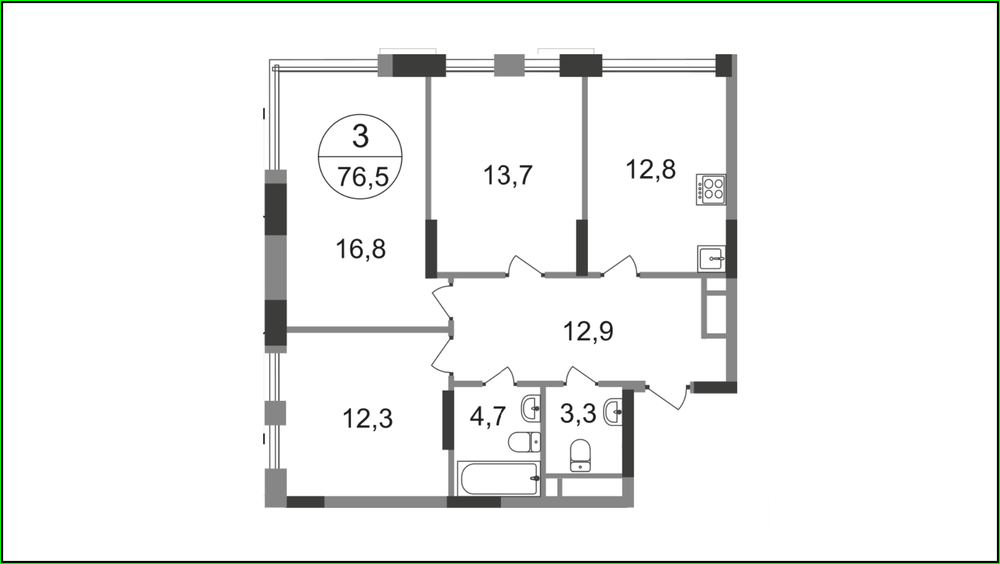
#> input picture examples/1.png, 1000 x 564 px, shrunk from 1925 x 1085 before the run
$ python plan.py --img_path examples/1.png --json_path examples/2.png
#> lines starting #> are read from the running program, lines starting #| are printed output that depends on the picture; after the words box and inside, x2 and y2 are one past the last pixel; in counts of white or black regions, pixels touching at a corner belong together
#> in main, img is the input picture: shape (564, 1000, 3); mean B, G, R 241, 242.5, 241
import os
import argparse
import numpy as np
import cv2
import json

def extract_walls(img):
    kernel=np.ones((5,5))
    img=cv2.cvtColor(img,cv2.COLOR_BGR2GRAY)
#> img: shape (564, 1000)
    img=cv2.GaussianBlur(img,(5,5),1)
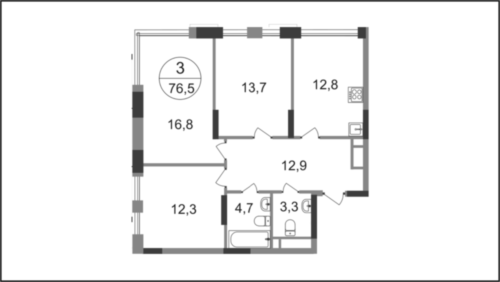
#> img: shape (564, 1000) (shown at 1/2 size); min 41, max 255, mean 241.7
    ret,img=cv2.threshold(img,0,255,cv2.THRESH_BINARY|cv2.THRESH_OTSU)
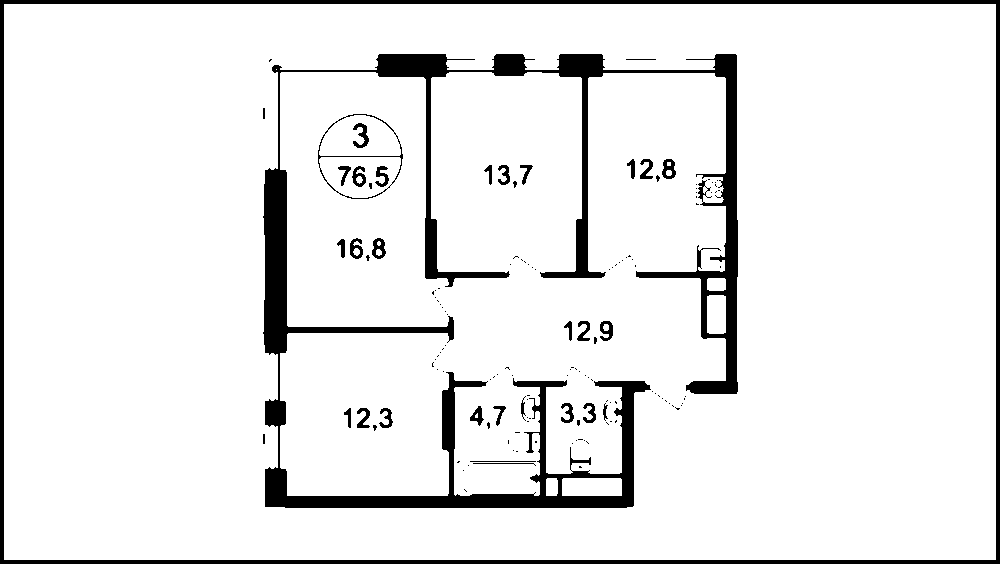
#> img: shape (564, 1000); 91.7% white; 140 black regions (107 under 20 px), largest, box (x1, y1, x2, y2) and area: (263, 54, 738, 508) 30145, (0, 0, 1000, 564) 12448, (318, 114, 403, 199) 411
#> ret = 183
    img = cv2.bitwise_not(img)
    img=cv2.erode(img,kernel,iterations=2)
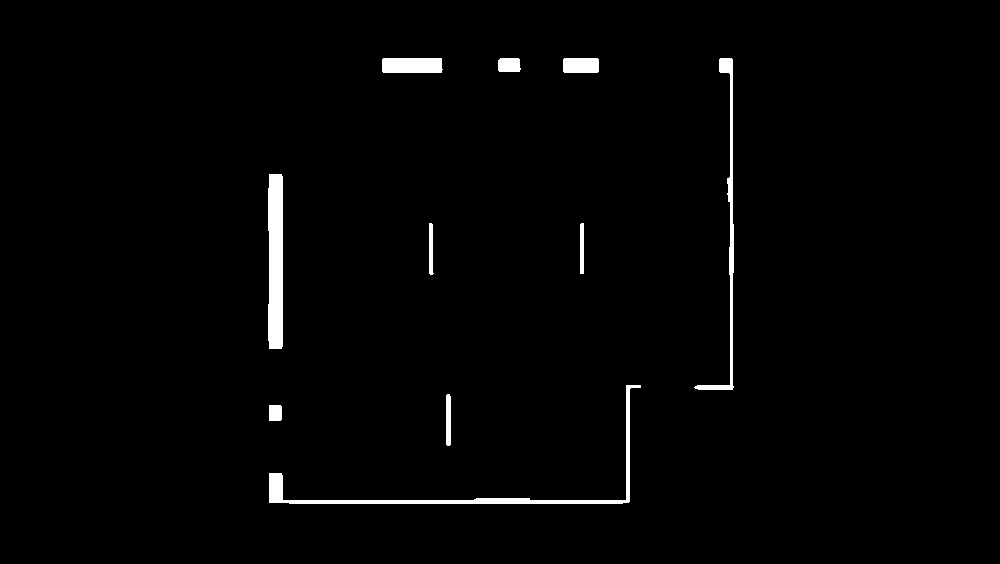
#> img: shape (564, 1000); 1.6% white; 10 white regions, largest, box (x1, y1, x2, y2) and area: (268, 174, 283, 349) 2526, (269, 385, 641, 504) 2396, (694, 58, 734, 390) 1466
    img=cv2.dilate(img,kernel,iterations=2)
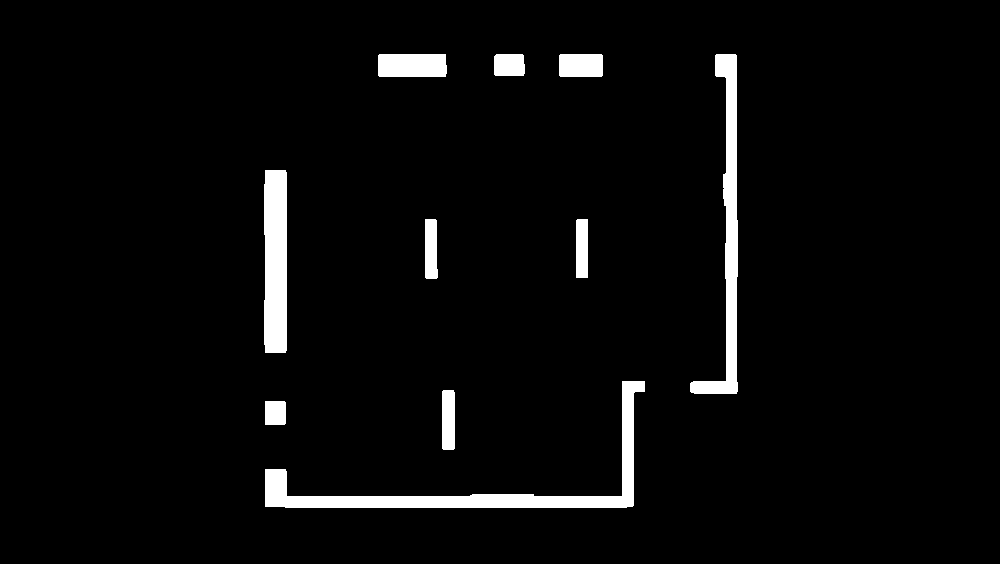
#> img: shape (564, 1000); 3.8% white; 10 white regions
    return img

def save_walls(img,img_name):
#> called with img_name = 'examples/1.png'
    walls=[]
    wid=1
    contours, _ = cv2.findContours(img, cv2.RETR_EXTERNAL, cv2.CHAIN_APPROX_NONE)
#> contours = 10 contours; largest, box (x1, y1, x2, y2) and area: (265, 381, 645, 508) 6090, (690, 54, 738, 394) 4249, (264, 170, 287, 353) 3915, (378, 54, 447, 77) 1482, (559, 54, 603, 77) 944
    for cnt in contours:
        area = cv2.contourArea(cnt)
        if area>100:
            peri = cv2.arcLength(cnt, True)
            C=4*np.pi*area/(peri*peri)
            if C<0.8:
                cnt = cnt.reshape(-1, 2).tolist()
                walls.append({"id":f"w{wid}","points":cnt})
                wid+=1
#> this loop made 10 passes
#> (area, peri, C) on passes 1 to 8: (459, 84.83, 0.802), (705, 139.7, 0.454), (6090.5, 1061.6, 0.0679), (637.5, 137.4, 0.424), (657, 139.7, 0.423), (3915, 406.5, 0.298), (4249, 793.1, 0.0849), (944, 127.7, 0.728)
#> after the loop, walls = 9 items; wid = 10
    return {"meta":{"source":img_name},"walls":walls}

def save_json(data, out_path):
    os.makedirs(os.path.dirname(out_path),exist_ok=True)
    with open(out_path, "w") as f:
        json.dump(data, f)

# [9 lines left out: function draw_walls, not called in this run]

def main():
    parser = argparse.ArgumentParser()
    parser.add_argument("--img_path", type=str, required=True, help="Путь изображения")
    parser.add_argument("--json_path", type=str, required=True, help="Путь записи json файла")
    parser.add_argument("--overlay_path", type=str, help="Путь для фото с наложением стен")
    args = parser.parse_args()
    img=cv2.imread(args.img_path)
    frame=extract_walls(img)
    data=save_walls(frame,args.img_path)
#> data = 2 items
    save_json(data,args.json_path)
    if args.overlay_path:
        with open(args.json_path, "r") as f:
            data = json.load(f)
        overlay=draw_walls(img,data)
        cv2.imwrite(args.overlay_path, overlay)

if __name__=="__main__":
    main()

$ run again, on examples/3.png
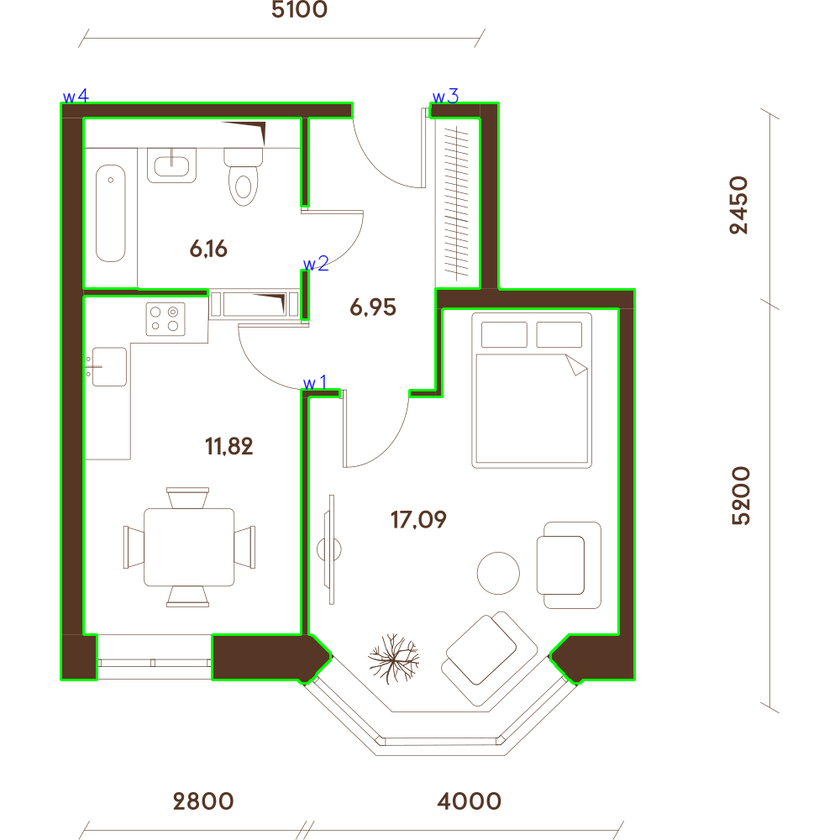
#> input picture examples/3.png, 840 x 840 px, shrunk from 1000 x 1000 before the run
#> in main, img is the input picture: shape (840, 840, 3); mean B, G, R 235.2, 240.9, 238.5
#> in extract_walls, `ret,img=cv2.threshold(img,0,255,cv2.THRESH_BINARY|cv2.THRESH_OTSU)`:
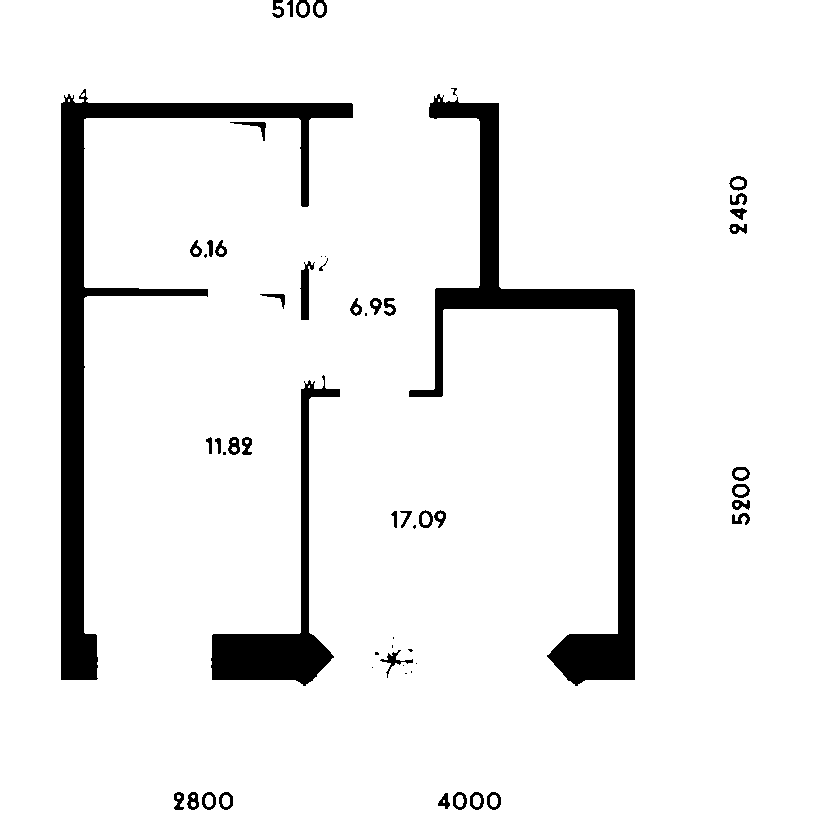
#> img: shape (840, 840); 92.9% white; 58 black regions (15 under 20 px), largest, box (x1, y1, x2, y2) and area: (61, 89, 353, 680) 19675, (409, 94, 635, 686) 18456, (211, 375, 340, 686) 7481
#> ret = 166
#> in extract_walls, `img=cv2.dilate(img,kernel,iterations=2)`:
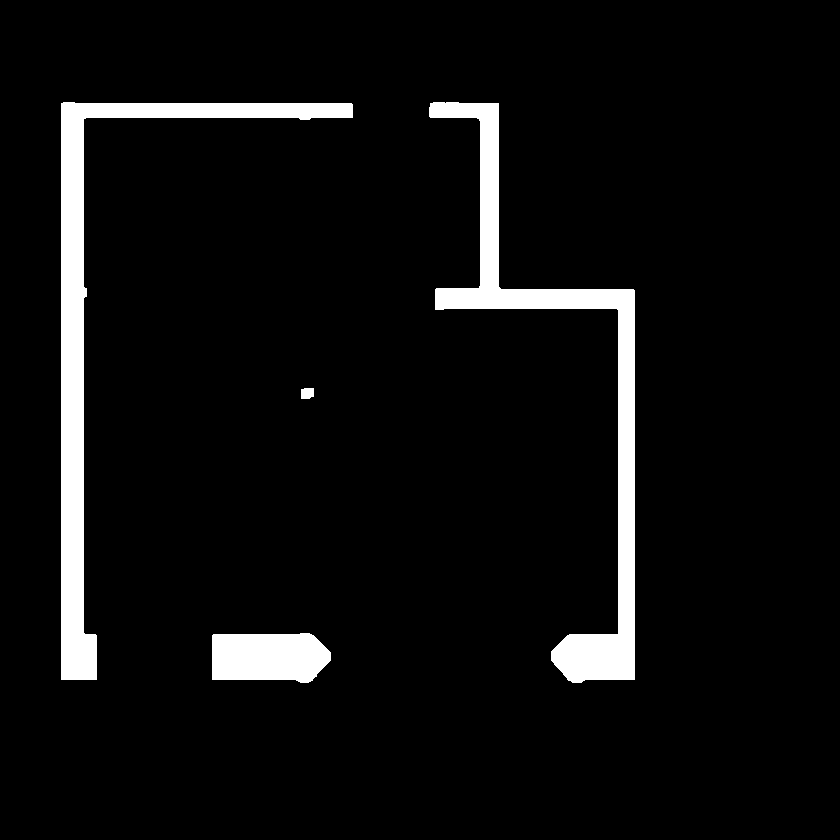
#> img: shape (840, 840); 5.8% white; 4 white regions
#> contours = 4 contours; box (x1, y1, x2, y2) and area: (61, 102, 353, 680) 17089, (429, 102, 635, 683) 16618, (212, 633, 331, 683) 5020, (301, 388, 314, 399) 112
#> the loop in save_walls, `for cnt in contours:` made 4 passes
#> (area, peri, C) on passes 1 to 4: (5019.5, 308.8, 0.661), (111.5, 42.24, 0.785), (16618.5, 1763.4, 0.0672), (17089, 1762.6, 0.0691)
#> after the loop in save_walls, `for cnt in contours:`: walls = 4 items; wid = 5
#> data = 2 items

$ run again, on examples/4.png
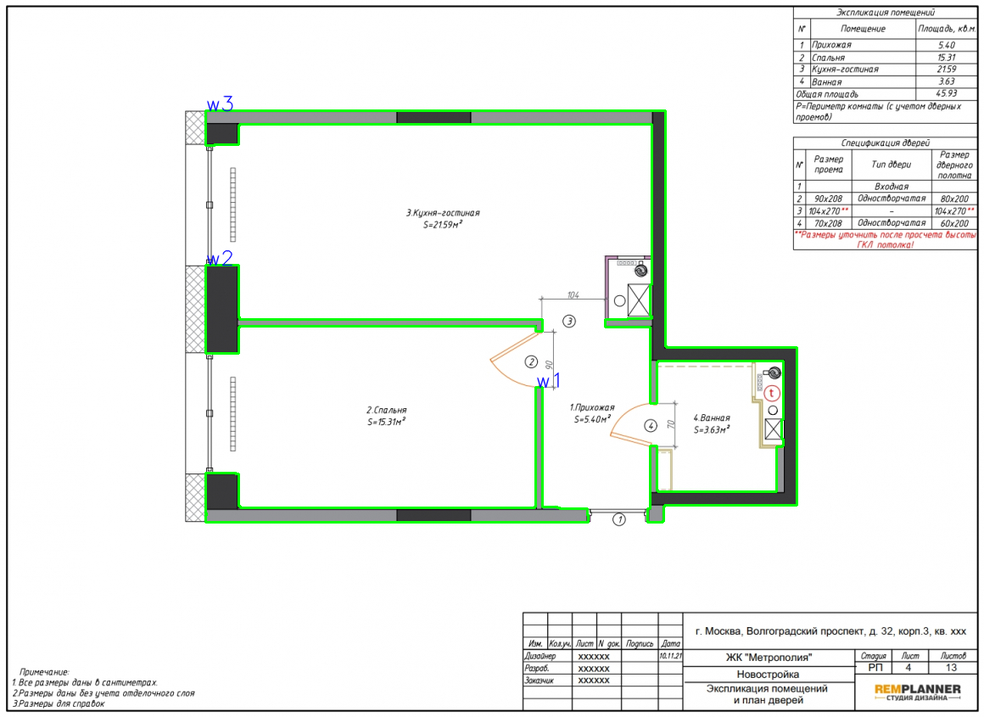
#> input picture examples/4.png, 984 x 717 px, shrunk from 1160 x 845 before the run
#> in main, img is the input picture: shape (717, 984, 3); mean B, G, R 237.3, 241.3, 237.4
#> in extract_walls, `ret,img=cv2.threshold(img,0,255,cv2.THRESH_BINARY|cv2.THRESH_OTSU)`:
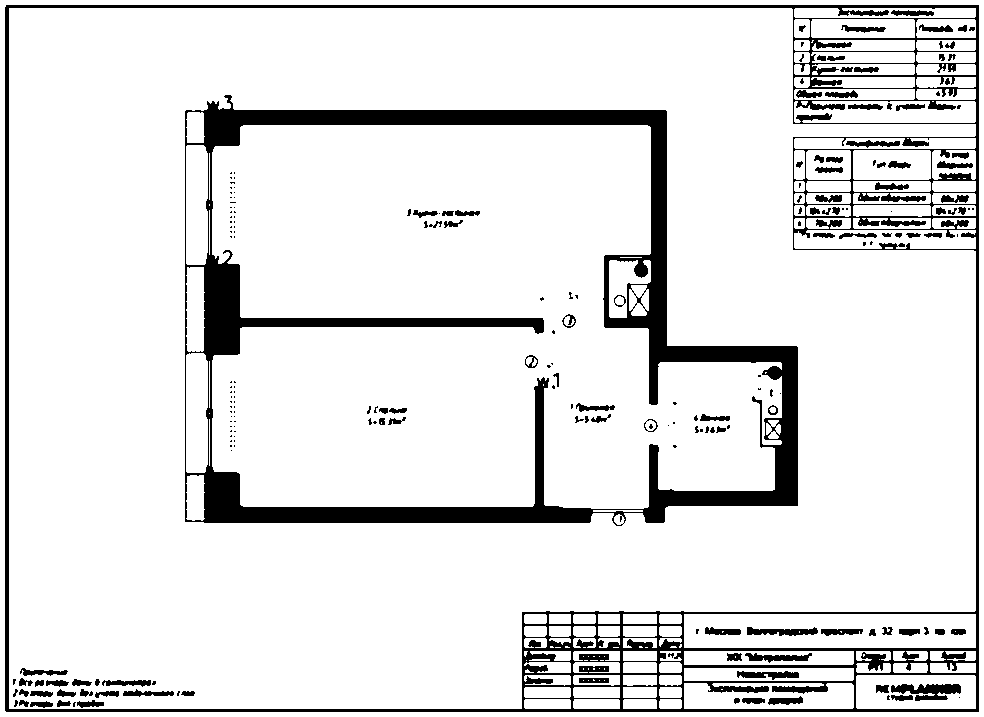
#> img: shape (717, 984); 89.1% white; 217 black regions (111 under 20 px), largest, box (x1, y1, x2, y2) and area: (185, 95, 798, 526) 38223, (5, 5, 979, 712) 27385, (891, 684, 961, 701) 709
#> ret = 197
#> in extract_walls, `img=cv2.dilate(img,kernel,iterations=2)`:
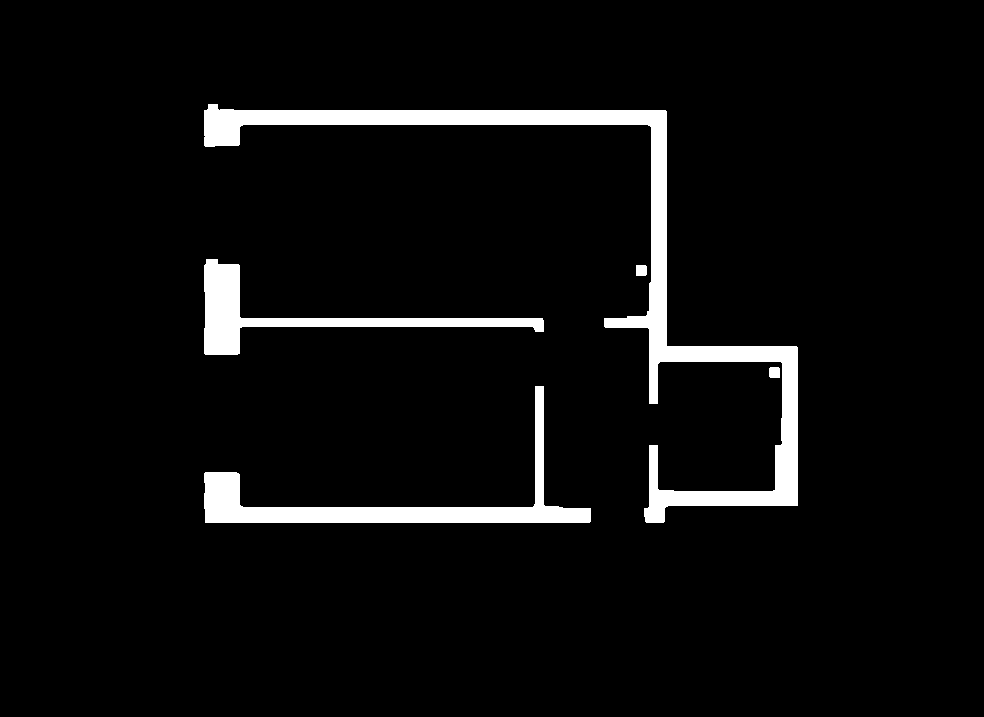
#> img: shape (717, 984); 5% white; 5 white regions
#> contours = 5 contours; box (x1, y1, x2, y2) and area: (204, 104, 798, 523) 18862, (204, 386, 591, 523) 7956, (204, 259, 544, 355) 5648, (636, 265, 647, 276) 99, (769, 367, 780, 378) 98
#> the loop in save_walls, `for cnt in contours:` made 5 passes
#> (area, peri, C) on passes 1, 4, 5: (7956.5, 1106, 0.0817), (5648, 870.6, 0.0936), (18862.5, 2588.1, 0.0354)
#> after the loop in save_walls, `for cnt in contours:`: walls = 3 items; wid = 4
#> data = 2 items
